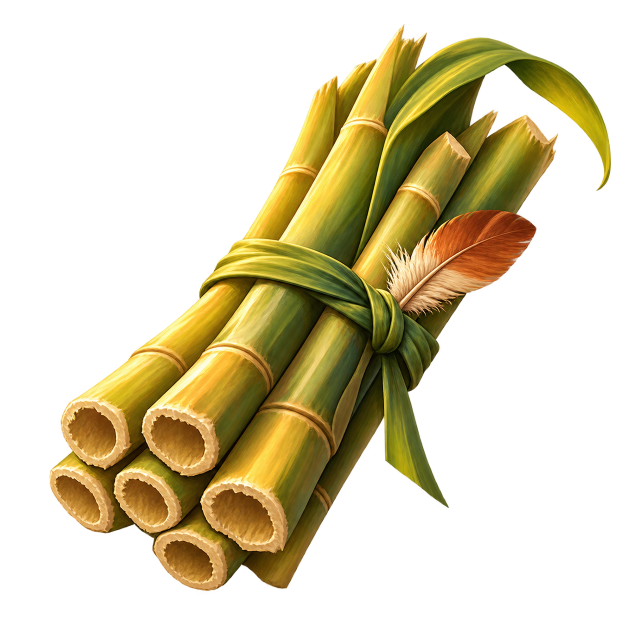
#> input picture assets/ui-actions/reeds-source.png, 1254 x 1254 px (shown at 1/2 size); its folder holds 4 pictures in this run
$ python export.py
#> lines starting #> are read from the running program, lines starting #| are printed output that depends on the picture
"""Alpha-preserving runtime exports; run with Python + Pillow, no creative edits."""
from pathlib import Path
from PIL import Image

root = Path(__file__).resolve().parents[2]
for name in ("reeds", "home", "food", "nest"):
    image = Image.open(root / "assets/ui-actions" / f"{name}-source.png")
#> image is the input picture: PIL image 1254x1254 RGBA; mean R, G, B, A 57.4, 47.5, 16.2, 91.3
    assert image.mode == "RGBA" and image.getextrema()[-1] == (0, 255)
    image.thumbnail((256, 256), Image.Resampling.LANCZOS)
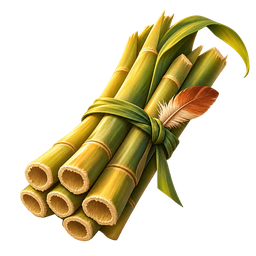
#> image: PIL image 256x256 RGBA; mean R, G, B, A 58.7, 48.7, 16.8, 91.4; transparent parts drawn white
    target = root / "public/assets/ui/actions" / f"{name}.png"
    target.parent.mkdir(parents=True, exist_ok=True)
    image.save(target, optimize=True)
#> pass 2 of the loop `for name in ("reeds", "home", "food", "nest"):`:
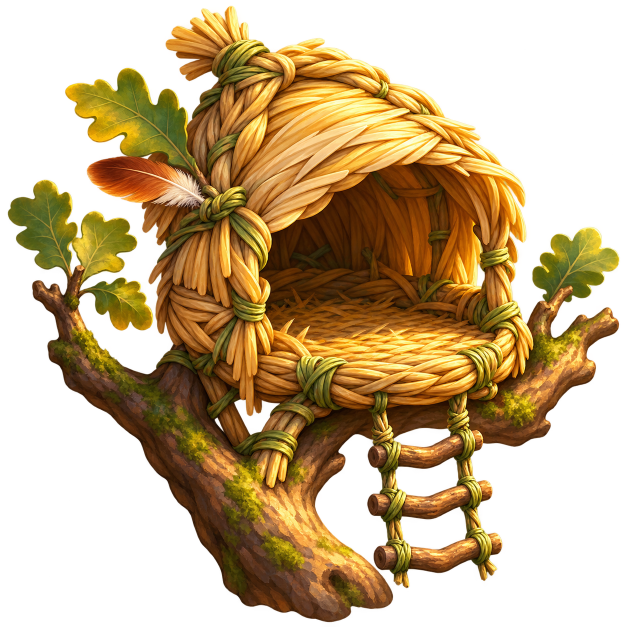
#> input picture assets/ui-actions/home-source.png, 1254 x 1254 px (shown at 1/2 size)
#> image is the input picture: PIL image 1254x1254 RGBA; mean R, G, B, A 82.7, 58.1, 19.4, 131.6
#> `image.thumbnail((256, 256), Image.Resampling.LANCZOS)`:
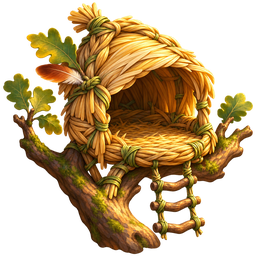
#> image: PIL image 256x256 RGBA; mean R, G, B, A 83.8, 59.2, 20.1, 131.7; transparent parts drawn white
#> pass 3 of the loop `for name in ("reeds", "home", "food", "nest"):`:
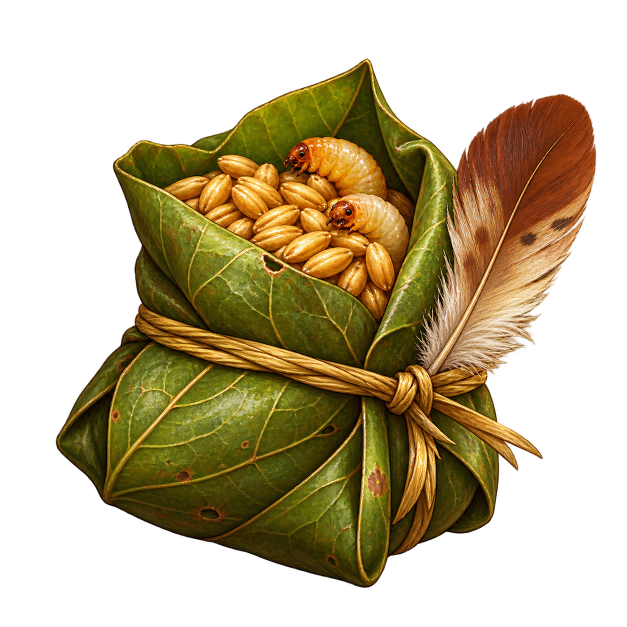
#> input picture assets/ui-actions/food-source.png, 1254 x 1254 px (shown at 1/2 size)
#> image is the input picture: PIL image 1254x1254 RGBA; mean R, G, B, A 58.3, 44.9, 13.6, 118.8
#> `image.thumbnail((256, 256), Image.Resampling.LANCZOS)`:
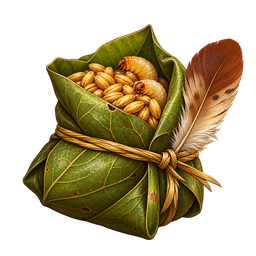
#> image: PIL image 256x256 RGBA; mean R, G, B, A 58.5, 45, 13.6, 118.8; transparent parts drawn white
#> the loop made 4 passes; the first 3 are shown
